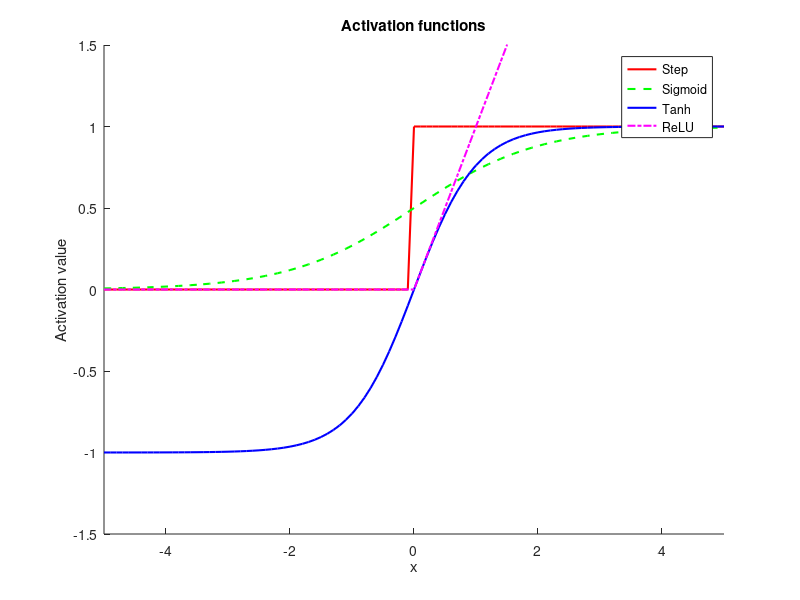

Recreate this plot in MATLAB.
% Define the range of x values
x = -5:0.1:5;

% Define the activation functions
step = double(x >= 0);
sigmoid = 1 ./ (1 + exp(-x));
tanh_func = tanh(x);
relu = max(0, x);

% Plot the activation functions
figure;
hold on;
plot(x, step, 'r', 'LineWidth', 1.5); % Step function in red
plot(x, sigmoid, 'g--', 'LineWidth', 1.5); % Sigmoid function in green dashed
plot(x, tanh_func, 'b', 'LineWidth', 1.5); % Tanh function in blue
plot(x, relu, 'm-.', 'LineWidth', 1.5); % ReLU function in magenta dash-dot

% Add labels and title
xlabel('x');
ylabel('Activation value');
title('Activation functions');

% Add legend
legend('Step', 'Sigmoid', 'Tanh', 'ReLU');

% Set the axis limits
axis([-5 5 -1.5 1.5]);

hold off;